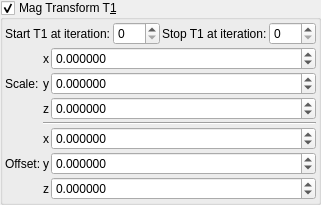
    <widget class="MyGroupBox" name="groupCheck_transf_benesi_T1_enabled">
     <property name="toolTip">
      <string/>
     </property>
     <property name="title">
      <string>Mag Transform T&amp;1</string>
     </property>
     <property name="checkable">
      <bool>true</bool>
     </property>
     <layout class="QVBoxLayout" name="verticalLayout_29" stretch="0,0">
      <property name="spacing">
       <number>2</number>
      </property>
      <property name="leftMargin">
       <number>2</number>
      </property>
      <property name="topMargin">
       <number>2</number>
      </property>
      <property name="rightMargin">
       <number>2</number>
      </property>
      <property name="bottomMargin">
       <number>2</number>
      </property>
      <item>
       <layout class="QGridLayout" name="gridLayout_62">
        <property name="spacing">
         <number>2</number>
        </property>
        <item row="1" column="1">
         <widget class="MySpinBox" name="spinboxInt_transf_start_iterations">
          <property name="sizePolicy">
           <sizepolicy hsizetype="Minimum" vsizetype="Maximum">
            <horstretch>0</horstretch>
            <verstretch>0</verstretch>
           </sizepolicy>
          </property>
          <property name="maximum">
           <number>999</number>
          </property>
         </widget>
        </item>
        <item row="1" column="3">
         <widget class="MySpinBox" name="spinboxInt_transf_stop_iterations">
          <property name="sizePolicy">
           <sizepolicy hsizetype="Minimum" vsizetype="Maximum">
            <horstretch>0</horstretch>
            <verstretch>0</verstretch>
           </sizepolicy>
          </property>
          <property name="maximum">
           <number>999</number>
          </property>
         </widget>
        </item>
        <item row="1" column="0">
         <widget class="QLabel" name="label_246">
          <property name="text">
           <string>Start T1 at iteration:</string>
          </property>
         </widget>
        </item>
        <item row="1" column="2">
         <widget class="QLabel" name="label_247">
          <property name="text">
           <string>Stop T1 at iteration:</string>
          </property>
         </widget>
        </item>
       </layout>
      </item>
      <item>
       <layout class="QGridLayout" name="gridLayout_63" columnstretch="0,0,1">
        <property name="spacing">
         <number>2</number>
        </property>
        <item row="5" column="0">
         <widget class="QLabel" name="label_259">
          <property name="text">
           <string>Offset:</string>
          </property>
         </widget>
        </item>
        <item row="1" column="1">
         <widget class="QLabel" name="label_129">
          <property name="sizePolicy">
           <sizepolicy hsizetype="Preferred" vsizetype="Preferred">
            <horstretch>0</horstretch>
            <verstretch>0</verstretch>
           </sizepolicy>
          </property>
          <property name="text">
           <string notr="true">y</string>
          </property>
          <property name="alignment">
           <set>Qt::AlignRight|Qt::AlignTrailing|Qt::AlignVCenter</set>
          </property>
         </widget>
        </item>
        <item row="2" column="2">
         <widget class="MyDoubleSpinBox" name="spinbox3_transf_scale3D_222_z">
          <property name="sizePolicy">
           <sizepolicy hsizetype="Minimum" vsizetype="Maximum">
            <horstretch>0</horstretch>
            <verstretch>0</verstretch>
           </sizepolicy>
          </property>
          <property name="prefix">
           <string/>
          </property>
          <property name="suffix">
           <string/>
          </property>
          <property name="decimals">
           <number>6</number>
          </property>
          <property name="minimum">
           <double>-99.989999999999995</double>
          </property>
          <property name="maximum">
           <double>99.989999999999995</double>
          </property>
          <property name="singleStep">
           <double>0.100000000000000</double>
          </property>
         </widget>
        </item>
        <item row="0" column="2">
         <widget class="MyDoubleSpinBox" name="spinbox3_transf_scale3D_222_x">
          <property name="sizePolicy">
           <sizepolicy hsizetype="Minimum" vsizetype="Maximum">
            <horstretch>0</horstretch>
            <verstretch>0</verstretch>
           </sizepolicy>
          </property>
          <property name="prefix">
           <string/>
          </property>
          <property name="suffix">
           <string/>
          </property>
          <property name="decimals">
           <number>6</number>
          </property>
          <property name="minimum">
           <double>-99.989999999999995</double>
          </property>
          <property name="maximum">
           <double>99.989999999999995</double>
          </property>
          <property name="singleStep">
           <double>0.100000000000000</double>
          </property>
         </widget>
        </item>
        <item row="2" column="1">
         <widget class="QLabel" name="label_130">
          <property name="sizePolicy">
           <sizepolicy hsizetype="Preferred" vsizetype="Preferred">
            <horstretch>0</horstretch>
            <verstretch>0</verstretch>
           </sizepolicy>
          </property>
          <property name="text">
           <string notr="true">z</string>
          </property>
          <property name="alignment">
           <set>Qt::AlignRight|Qt::AlignTrailing|Qt::AlignVCenter</set>
          </property>
         </widget>
        </item>
        <item row="1" column="2">
         <widget class="MyDoubleSpinBox" name="spinbox3_transf_scale3D_222_y">
          <property name="sizePolicy">
           <sizepolicy hsizetype="Minimum" vsizetype="Maximum">
            <horstretch>0</horstretch>
            <verstretch>0</verstretch>
           </sizepolicy>
          </property>
          <property name="prefix">
           <string/>
          </property>
          <property name="suffix">
           <string/>
          </property>
          <property name="decimals">
           <number>6</number>
          </property>
          <property name="minimum">
           <double>-99.989999999999995</double>
          </property>
          <property name="maximum">
           <double>99.989999999999995</double>
          </property>
          <property name="singleStep">
           <double>0.100000000000000</double>
          </property>
         </widget>
        </item>
        <item row="6" column="2">
         <widget class="MyDoubleSpinBox" name="spinbox3_transf_offset_200_z">
          <property name="sizePolicy">
           <sizepolicy hsizetype="Minimum" vsizetype="Maximum">
            <horstretch>0</horstretch>
            <verstretch>0</verstretch>
           </sizepolicy>
          </property>
          <property name="prefix">
           <string/>
          </property>
          <property name="suffix">
           <string/>
          </property>
          <property name="decimals">
           <number>6</number>
          </property>
          <property name="minimum">
           <double>-99.989999999999995</double>
          </property>
          <property name="maximum">
           <double>99.989999999999995</double>
          </property>
          <property name="singleStep">
           <double>0.100000000000000</double>
          </property>
         </widget>
        </item>
        <item row="4" column="1">
         <widget class="QLabel" name="label_118">
          <property name="sizePolicy">
           <sizepolicy hsizetype="Preferred" vsizetype="Preferred">
            <horstretch>0</horstretch>
            <verstretch>0</verstretch>
           </sizepolicy>
          </property>
          <property name="text">
           <string notr="true">x</string>
          </property>
          <property name="alignment">
           <set>Qt::AlignRight|Qt::AlignTrailing|Qt::AlignVCenter</set>
          </property>
         </widget>
        </item>
        <item row="4" column="2">
         <widget class="MyDoubleSpinBox" name="spinbox3_transf_offset_200_x">
          <property name="sizePolicy">
           <sizepolicy hsizetype="Minimum" vsizetype="Maximum">
            <horstretch>0</horstretch>
            <verstretch>0</verstretch>
           </sizepolicy>
          </property>
          <property name="prefix">
           <string/>
          </property>
          <property name="suffix">
           <string/>
          </property>
          <property name="decimals">
           <number>6</number>
          </property>
          <property name="minimum">
           <double>-99.989999999999995</double>
          </property>
          <property name="maximum">
           <double>99.989999999999995</double>
          </property>
          <property name="singleStep">
           <double>0.100000000000000</double>
          </property>
         </widget>
        </item>
        <item row="1" column="0">
         <widget class="QLabel" name="label_258">
          <property name="text">
           <string>Scale:</string>
          </property>
         </widget>
        </item>
        <item row="0" column="1">
         <widget class="QLabel" name="label_128">
          <property name="sizePolicy">
           <sizepolicy hsizetype="Preferred" vsizetype="Preferred">
            <horstretch>0</horstretch>
            <verstretch>0</verstretch>
           </sizepolicy>
          </property>
          <property name="text">
           <string notr="true">x</string>
          </property>
          <property name="alignment">
           <set>Qt::AlignRight|Qt::AlignTrailing|Qt::AlignVCenter</set>
          </property>
         </widget>
        </item>
        <item row="5" column="1">
         <widget class="QLabel" name="label_126">
          <property name="sizePolicy">
           <sizepolicy hsizetype="Preferred" vsizetype="Preferred">
            <horstretch>0</horstretch>
            <verstretch>0</verstretch>
           </sizepolicy>
          </property>
          <property name="text">
           <string notr="true">y</string>
          </property>
          <property name="alignment">
           <set>Qt::AlignRight|Qt::AlignTrailing|Qt::AlignVCenter</set>
          </property>
         </widget>
        </item>
        <item row="5" column="2">
         <widget class="MyDoubleSpinBox" name="spinbox3_transf_offset_200_y">
          <property name="sizePolicy">
           <sizepolicy hsizetype="Minimum" vsizetype="Maximum">
            <horstretch>0</horstretch>
            <verstretch>0</verstretch>
           </sizepolicy>
          </property>
          <property name="prefix">
           <string/>
          </property>
          <property name="suffix">
           <string/>
          </property>
          <property name="decimals">
           <number>6</number>
          </property>
          <property name="minimum">
           <double>-99.989999999999995</double>
          </property>
          <property name="maximum">
           <double>99.989999999999995</double>
          </property>
          <property name="singleStep">
           <double>0.100000000000000</double>
          </property>
         </widget>
        </item>
        <item row="6" column="1">
         <widget class="QLabel" name="label_127">
          <property name="sizePolicy">
           <sizepolicy hsizetype="Preferred" vsizetype="Preferred">
            <horstretch>0</horstretch>
            <verstretch>0</verstretch>
           </sizepolicy>
          </property>
          <property name="text">
           <string notr="true">z</string>
          </property>
          <property name="alignment">
           <set>Qt::AlignRight|Qt::AlignTrailing|Qt::AlignVCenter</set>
          </property>
         </widget>
        </item>
        <item row="3" column="1" colspan="2">
         <widget class="Line" name="line_53">
          <property name="orientation">
           <enum>Qt::Horizontal</enum>
          </property>
         </widget>
        </item>
       </layout>
      </item>
     </layout>
    </widget>
